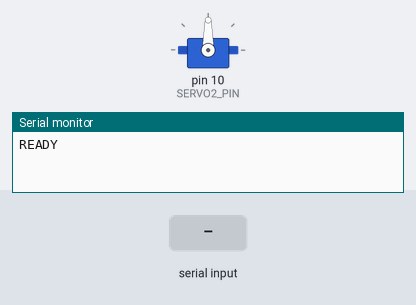
The sketch below on a simulated Arduino Uno, built with avr-gcc and run on an emulated ATmega328P. Parts: servo, the last lines printed to the serial monitor. Inputs (shaded band) come from the test bench.

Above: at 1.2 s.
1.3 s: "SWEEP\n" received over Serial
At 1.45 s:
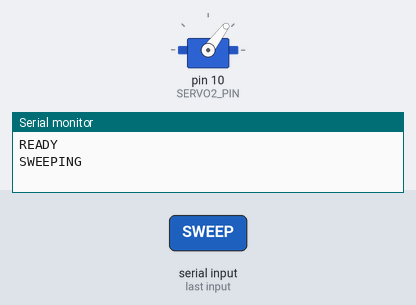
At 2.67 s:
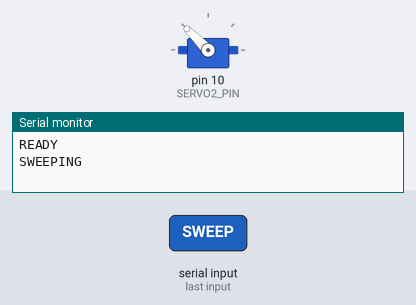
4.3 s: "STOP\n" received over Serial
Timing chart, 0 to 7.3 s (numbered marks = the images above; inputs shaded):
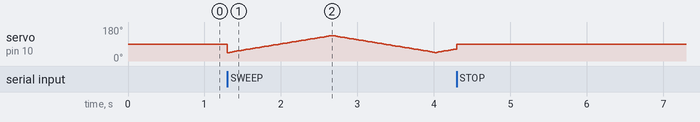

The sketch:

servo2_sweep_serial.ino
```cpp
#include <Servo.h>

const int SERVO2_PIN = 10;
const int MIN_ANGLE = 45;
const int MAX_ANGLE = 135;
const int STEP_DEGREES = 1;
const unsigned long STEP_DELAY_MS = 15;

Servo servo2;
bool sweeping = false;
int angle = MIN_ANGLE;
int direction = STEP_DEGREES;
unsigned long lastStepAt = 0;

void setup() {
  Serial.begin(115200);
  servo2.attach(SERVO2_PIN);
  servo2.write(90);
  Serial.println("READY");
}

void handleCommand(String cmd) {
  cmd.trim();
  cmd.toUpperCase();

  if (cmd == "SWEEP") {
    sweeping = true;
    Serial.println("SWEEPING");
  } else if (cmd == "STOP") {
    sweeping = false;
    servo2.write(90);
    Serial.println("STOPPED");
  }
}

void loop() {
  while (Serial.available() > 0) {
    String cmd = Serial.readStringUntil('\n');
    handleCommand(cmd);
  }

  if (!sweeping) {
    return;
  }

  unsigned long now = millis();
  if (now - lastStepAt < STEP_DELAY_MS) {
    return;
  }
  lastStepAt = now;

  servo2.write(angle);
  angle += direction;

  if (angle >= MAX_ANGLE) {
    angle = MAX_ANGLE;
    direction = -STEP_DEGREES;
  } else if (angle <= MIN_ANGLE) {
    angle = MIN_ANGLE;
    direction = STEP_DEGREES;
  }
}
```
